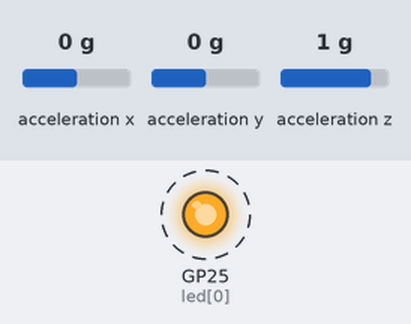
A program run on a simulated Raspberry Pi Pico running MicroPython. Parts: output pins drawn as LEDs (lit = HIGH). Dashed ring = blinking. Inputs (shaded band) come from the test bench; at power-on: acceleration x 0 g, acceleration y 0 g, acceleration z 1 g. What the program prints to the serial console is not drawn. At 0.9 s the program stops and its outputs stay as they are.

Above: at 0.07 s.
Timing chart, 0 to 2.4 s (numbered marks = the images above):
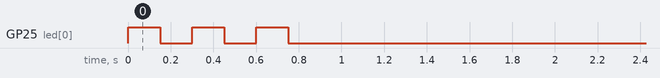

The program:

diagnose.py
```python
"""Pico diagnostics. Run via `mpremote run pico_firmware/diagnose.py`.

Prints, in order:
  1. LED test (visually verifies firmware reached this point and the LED
     pin alias works for this Pico variant).
  2. I2C bus scan on I2C0 @ GP0/GP1 -- the MPU should respond on 0x68.
  3. MPU6050 WHO_AM_I register.
  4. One raw accelerometer sample so you can check the wiring orientation.
"""

import machine
import time


def test_led():
    led = None
    for spec in ('LED', 'WL_GPIO0', 25):
        try:
            led = machine.Pin(spec, machine.Pin.OUT)
            print('LED  : OK on', repr(spec))
            break
        except (TypeError, ValueError, RuntimeError) as exc:
            print('LED  : %r not usable (%s)' % (spec, exc))
    if led is None:
        print('LED  : NO LED FOUND')
        return
    for _ in range(6):
        led.toggle()
        time.sleep_ms(150)
    led.value(0)


def test_i2c():
    i2c = machine.I2C(0,
                      sda=machine.Pin(0),
                      scl=machine.Pin(1),
                      freq=400_000)
    devs = i2c.scan()
    print('I2C  : scan ->', [hex(d) for d in devs] if devs else 'nothing')
    if 0x68 not in devs and 0x69 not in devs:
        print('I2C  : !! No MPU at 0x68/0x69. Check SDA=GP0, SCL=GP1, GND/3V3.')
        return None
    addr = 0x68 if 0x68 in devs else 0x69
    print('I2C  : using MPU at', hex(addr))
    return i2c, addr


def test_mpu(i2c, addr):
    who = i2c.readfrom_mem(addr, 0x75, 1)[0]
    print('MPU  : WHO_AM_I = 0x%02X' % who)

    # Wake up the device so a single sample read works without full init.
    i2c.writeto_mem(addr, 0x6B, b'\x01')
    time.sleep_ms(20)
    raw = i2c.readfrom_mem(addr, 0x3B, 6)
    ax = (raw[0] << 8) | raw[1]
    ay = (raw[2] << 8) | raw[3]
    az = (raw[4] << 8) | raw[5]
    if ax >= 32768: ax -= 65536
    if ay >= 32768: ay -= 65536
    if az >= 32768: az -= 65536
    g = 9.80665
    lsb = 16384.0
    print('MPU  : ax=%+.2f ay=%+.2f az=%+.2f m/s^2 (lying flat, az ~= %.1f)' %
          (ax * g / lsb, ay * g / lsb, az * g / lsb, g))


def main():
    print('=== Pico inputshaping diagnostics ===')
    test_led()
    res = test_i2c()
    if res is not None:
        i2c, addr = res
        test_mpu(i2c, addr)
    print('=== done ===')


main()
```

Measured:
- by itself, GP25 (led[0]): alternates HIGH for 0.15 s and LOW for 0.15 s, 6 changes in all, then stays LOW
